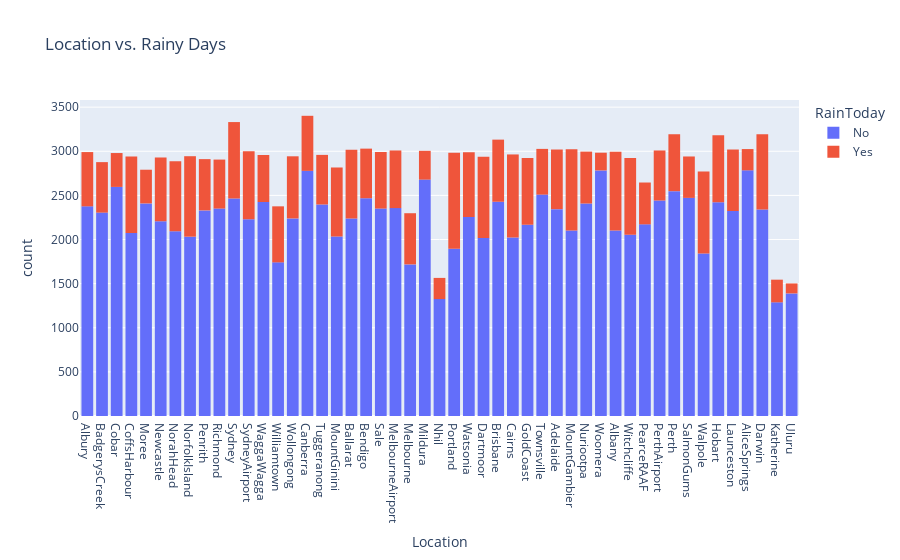

Notebook cell for this chart:
### Code cell
px.histogram(raw_df, x = 'Location', title='Location vs. Rainy Days', color='RainToday')

### Figure 1 — Plotly figure (JSON) as saved in the notebook; plotly's stock layout.template omitted (floating-point values rounded to 4 significant figures; data arrays with more than 128 entries replaced by an {"elided": "..."} marker saying what was removed)
{"data": [{"alignmentgroup": "True", "bingroup": "x", "hovertemplate": "RainToday=No<br>Location=%{x}<br>count=%{y}<extra></extra>", "legendgroup": "No", "marker": {"color": "#636efa", "pattern": {"shape": ""}}, "name": "No", "offsetgroup": "No", "orientation": "v", "showlegend": true, "type": "histogram", "x": {"elided": "109332 str values"}, "xaxis": "x", "yaxis": "y"}, {"alignmentgroup": "True", "bingroup": "x", "hovertemplate": "RainToday=Yes<br>Location=%{x}<br>count=%{y}<extra></extra>", "legendgroup": "Yes", "marker": {"color": "#EF553B", "pattern": {"shape": ""}}, "name": "Yes", "offsetgroup": "Yes", "orientation": "v", "showlegend": true, "type": "histogram", "x": {"elided": "31455 str values"}, "xaxis": "x", "yaxis": "y"}], "layout": {"barmode": "relative", "legend": {"title": {"text": "RainToday"}, "tracegroupgap": 0}, "title": {"text": "Location vs. Rainy Days"}, "xaxis": {"anchor": "y", "domain": [0, 1], "title": {"text": "Location"}}, "yaxis": {"anchor": "x", "domain": [0, 1], "title": {"text": "count"}}}}
